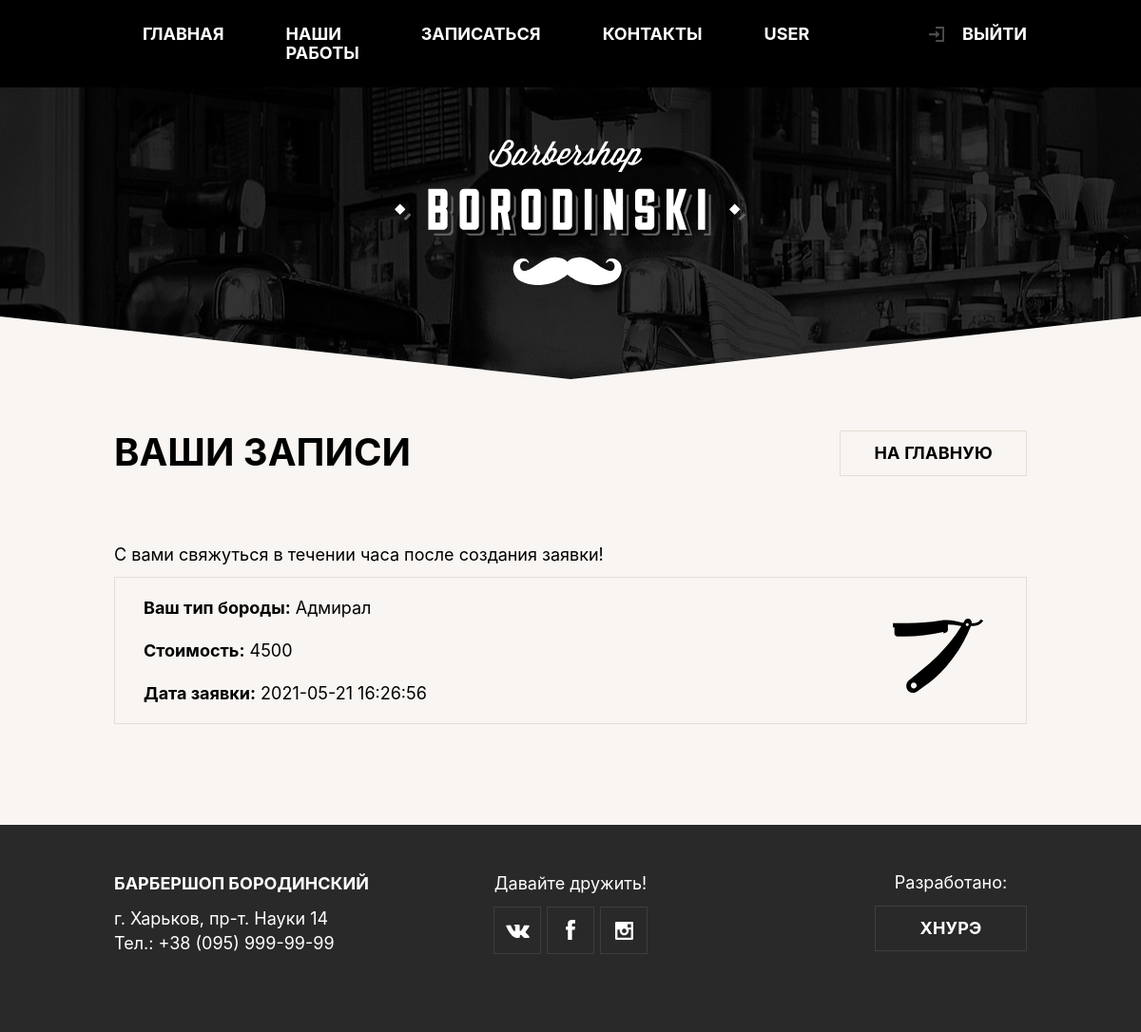
/cabinet.php (signed in), run on the app's committed database.
### tables this page shows
CREATE TABLE `records` (
  `id` int(10) UNSIGNED NOT NULL,
  `user_id` int(10) UNSIGNED NOT NULL,
  `beard_type` varchar(100) DEFAULT NULL,
  `cost` int(10) UNSIGNED NOT NULL DEFAULT '0',
  `date` timestamp NOT NULL DEFAULT CURRENT_TIMESTAMP
);

### model/cabinet.php (called while the page is built, shortened)
<?php
$serverPost = $_SERVER['REQUEST_METHOD'] == 'POST';
if ($_SESSION['status'] == 10) {
if ($serverPost) {
  if (isset($_FILES['image'])) {
  $fileTmpName = $_FILES['image']['tmp_name'];
  $errorCode = $_FILES['image']['error'];
  if ($errorCode !== UPLOAD_ERR_OK || !is_uploaded_file($fileTmpName)) {
      $errorMessages = [
        UPLOAD_ERR_INI_SIZE   => 'Размер файла превысил значение upload_max_filesize в конфигурации PHP.',
        UPLOAD_ERR_FORM_SIZE  => 'Размер загружаемого файла превысил значение MAX_FILE_SIZE в HTML-форме.',
        UPLOAD_ERR_PARTIAL    => 'Загружаемый файл был получен только частично.',
        UPLOAD_ERR_NO_FILE    => 'Файл не был загружен.',
        UPLOAD_ERR_NO_TMP_DIR => 'Отсутствует временная папка.',
        UPLOAD_ERR_CANT_WRITE => 'Не удалось записать файл на диск.',
        UPLOAD_ERR_EXTENSION  => 'PHP-расширение остановило загрузку файла.',
      ];
      $unknownMessage = 'При загрузке файла произошла неизвестная ошибка.';
      $outputMessage = isset($errorMessages[$errorCode]) ? $errorMessages[$errorCode] : $unknownMessage;
  } else {
      $fi = finfo_open(FILEINFO_MIME_TYPE);
      $mime = (string) finfo_file($fi, $fileTmpName);
      if (strpos($mime, 'image') === false) {
        $outputMessage = 'Можно загружать только изображения.';
      }
      $image = getimagesize($fileTmpName);
      $limitBytes  = 1024 * 1024 * 5;
      if (filesize($fileTmpName) > $limitBytes) {
        $outputMessage = 'Размер изображения не должен превышать 5 Мбайт.';
      }
      $name = md5_file($fileTmpName);
      $extension = image_type_to_extension($image[2]);
      $format = str_replace('jpeg', 'jpg', $extension);
      if ($format != '.png' && $format != '.jpg') {
        $outputMessage = 'Можно загружать изображения только .jpg или .png формата.';
      }
      $path =  dirname(__DIR__, 1) . "\\" ."img/posts/";
      $file = $name . $format;
      if (!move_uploaded_file($fileTmpName, $path . $file)) {
        $outputMessage = 'При записи изображения на диск произошла ошибка.';
      }
      if ($outputMessage == '') {
        require('db/init.php');
        $namePost = filter_var(trim($_POST['name']), FILTER_SANITIZE_STRING);
        $description = filter_var(trim($_POST['description']), FILTER_SANITIZE_STRING);
        $haircut = intval(filter_var(trim($_POST['haircut']), FILTER_SANITIZE_NUMBER_INT));
        $shaving = intval(filter_var(trim($_POST['shaving']), FILTER_SANITIZE_NUMBER_INT));
        $mustache = intval(filter_var(trim($_POST['mustache']), FILTER_SANITIZE_NUMBER_INT));
        $sql = "INSERT INTO `posts` (`name`, `description`, `img`, `haircut`, `shaving`, `mustache`) VALUES( '$namePost', '$description', '$file', '$haircut', '$shaving', '$mustache')";
        mysqli_query($mysql, $sql);
        header('Location: /photo.php');
      }
    }
  };
}
}else {
require('db/init.php');
$user = $_SESSION['user_id'];
$query = "SELECT * FROM `records` WHERE `user_id` = '$user' ORDER BY `id` DESC";
$result = mysqli_query($mysql, $query);
while ($item = mysqli_fetch_assoc($result))
    $items[] = $item;
}

### cabinet.php (the view, shortened to what this page needs)
<?php require('model/cabinet.php'); ?>
<!DOCTYPE html>
<html lang="ru">
<head>
  <link rel="stylesheet" href="../css/main.css">
  <link rel="stylesheet" href="../css/index.css">
  <link rel="stylesheet" href="../css/form.css">
</head>
<body>
  <?php require 'template/header.php'; ?>
<?php if ($_SESSION['status'] == 10): ?>
  <main class="page__main page__main--admin-cabinet">
    <section class="page__form">
      <h3 class="form__title">Добавление поста</h3>
      <a href="index.php" class="form__link button">На главную</a>
      <form class="form__form" method="post" enctype="multipart/form-data">
        <div class="form__contacts">
          <label for="name"></label>
          <input type="text" name="name" placeholder="Имя поста" id="name" class="name" required>
          <textarea name="description" placeholder="Описание поста" required></textarea>
          <label for="image"></label>
          <input type="file" name="image" id="image" class="input--file" required>
          <ul class="add__list">
              <li class="filters-add__option">
                <input class="visually-hidden filters__input filters__input--checkbox" type="checkbox" id="haircut" name="haircut" value="1">
                <label for="haircut">Стрижка</label>
              </li>
              <li class="filters-add__option">
                <input class="visually-hidden filters__input filters__input--checkbox" type="checkbox" id="shaving" name="shaving" value="1">
                <label for="shaving">Бритье</label>
              </li>
              <li class="filters-add__option">
                <input class="visually-hidden filters__input filters__input--checkbox" type="checkbox" id="mustache" name="mustache" value="1">
                <label for="mustache">Усы</label>
              </li>
          </ul>
          <button class="button button--filters" type="submit">Зарегистрироваться</button>
        </div>
      </form>
    </section>
  </main>
<?php else: ?>
  <main class="page__main page__main--user-cabinet">
    <section class="page__form">
      <h3 class="form__title">Ваши записи</h3>
      <a href="index.php" class="form__link button">На главную</a>
      <p class="page__form__text">С вами свяжуться в течении часа после создания заявки!</p>
    <?php if (isset($items)): ?>
        <ul class="list-records">
        <?php foreach ($items as $item): ?>
            <li>
              <p><span>Ваш тип бороды:</span> <?= $item['beard_type']?></p>
              <p><span>Стоимость:</span> <?= $item['cost']?></p>
              <p><span>Дата заявки:</span> <?= $item['date']?></p>
            </li>
        <?php endforeach; ?>
      </ul>
    <?php else: ?>
    <div class="no-records">
      <p class="no-records__text">У вас еще нет записей!</p>
    </div>
    <?php endif; ?>
    </section>
  </main>
<?php endif; ?>
<?php require 'template/footer.php'; ?>
</body>
</html>

### css/main.css (style rules this page uses)
body { background-color: #f8f5f2; font-family: -apple-system, BlinkMacSystemFont,"PT Sans Narrow", Segoe UI, Roboto, Oxygen, Ubuntu, Cantarell, Fira Sans, Droid Sans, "Helvetica Neue", sans-serif; margin: 0; padding: 0; }
input, button, a { font: inherit; -webkit-user-select: none; -moz-user-select: none; -ms-user-select: none; user-select: none; }
h1, h2, h3, h4, h5, h6 { font-weight: 700; line-height: 30px; }
h3 { font-size: 30px; }
p { font-size: 18px; line-height: 27px; }
ul { list-style: none; margin: 0; padding: 0; }
a { color: #826550; }
.button { display: block; text-align: center; text-decoration: none; text-transform: uppercase; font-weight: 700; letter-spacing: 0.01em; font-size: 18px; padding: 12px 0 13px; border: 1px solid #e5ddd5; color: #000000; }
.page__form__text { clear: both; width: 87.5%; margin: 10px auto; }
@media (min-width: 768px) { .page__form__text { width: 100%; } }

### css/index.css (style rules this page uses)
body { background-color: #f8f5f2; font-family: -apple-system, BlinkMacSystemFont,"PT Sans Narrow", Segoe UI, Roboto, Oxygen, Ubuntu, Cantarell, Fira Sans, Droid Sans, "Helvetica Neue", sans-serif; margin: 0; padding: 0; }
input, button, a { font: inherit; -webkit-user-select: none; -moz-user-select: none; -ms-user-select: none; user-select: none; }
h1, h2, h3, h4, h5, h6 { font-weight: 700; line-height: 30px; }
h3 { font-size: 30px; }
p { font-size: 18px; line-height: 27px; }
ul { list-style: none; margin: 0; padding: 0; }
a { color: #826550; }
.button { display: block; text-align: center; text-decoration: none; text-transform: uppercase; font-weight: 700; letter-spacing: 0.01em; font-size: 18px; padding: 12px 0 13px; border: 1px solid #e5ddd5; color: #000000; }

### css/form.css (style rules this page uses)
body { background-color: #f8f5f2; font-family: -apple-system, BlinkMacSystemFont, "PT Sans Narrow", Segoe UI, Roboto, Oxygen, Ubuntu, Cantarell, Fira Sans, Droid Sans, "Helvetica Neue", sans-serif; margin: 0; padding: 0; }
input, button, a { font: inherit; user-select: none; }
h1, h2, h3, h4, h5, h6 { font-weight: 700; line-height: 30px; }
h3 { font-size: 30px; }
p { font-size: 18px; line-height: 27px; }
ul { list-style: none; margin: 0; padding: 0; }
a { color: #826550; }
.button { display: block; text-align: center; text-decoration: none; text-transform: uppercase; font-weight: 700; letter-spacing: 0.01em; font-size: 18px; padding: 12px 0 13px; border: 1px solid #e5ddd5; color: #000000; }
.page__form { padding-bottom: 64px; position: relative; }
.page__form::after { content: ""; position: absolute; bottom: 0; height: 34px; width: 100%; background-image: url(../img/corner-light.svg); background-color: #292929; }
.form__title { text-align: center; text-transform: uppercase; }
.form__link { display: none; }
.list-records { clear: both; width: 87.5%; margin: 0 auto; }
.list-records li { border: 1px solid #e5ddd5; padding: 0px 30px; margin-bottom: 30px; }
.list-records li span { font-weight: 700; }
@media (min-width: 768px) { .list-records { width: 100%; } }
@media (min-width: 768px) { .list-records li { background-image: url('../img/razor.svg'); background-repeat: no-repeat; background-size: 100px; background-position: 95% 60%; } }
@media (min-width: 768px) { .page__form { width: 83.33%; margin: 0 auto; padding-bottom: 65px; } }
@media (min-width: 768px) { .page__form:after { display: none; } }
@media (min-width: 768px) { .form__title { text-align: left; float: left; font-size: 40px; padding-top: 22px; padding-bottom: 39px; } }
@media (min-width: 768px) { .form__link { display: block; float: right; margin-top: 54px; padding-right: 35px; padding-left: 35px; } }
@media (min-width: 1200px) { .page__form { width: 960px; padding-bottom: 76px; } }

### data on the page
records: beard_type "Адмирал", cost "4500", date "2021-05-21 16:26:56"

### other printed values
$_SESSION['login'] "USER"
